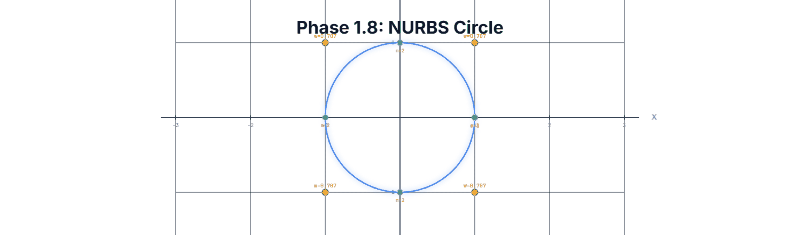
#> input picture figures/nurbs_basis_curves.gif, 800 x 235 px, found by its file name
$ python extract_frames.py
#> lines starting #> are read from the running program, lines starting #| are printed output that depends on the picture
import os
from PIL import Image, ImageSequence

gif_path = 'D:/Internship_report/figures/nurbs_basis_curves.gif'
out_dir = 'D:/Internship_report/thesis/chapters/6_digital_twin/images/frames'
os.makedirs(out_dir, exist_ok=True)

gif = Image.open(gif_path)
#> gif is the input picture: PIL image 800x235 P; mean R, G, B 250.4, 250.9, 251.4
saved_count = 0

for i, frame in enumerate(ImageSequence.Iterator(gif)):
    if i % 3 == 0:  # extract every 3rd frame
        frame_rgb = frame.convert('RGB')
        frame_rgb.save(os.path.join(out_dir, f"frame-{saved_count}.png"), "PNG")
        saved_count += 1
#> this loop made 71 passes
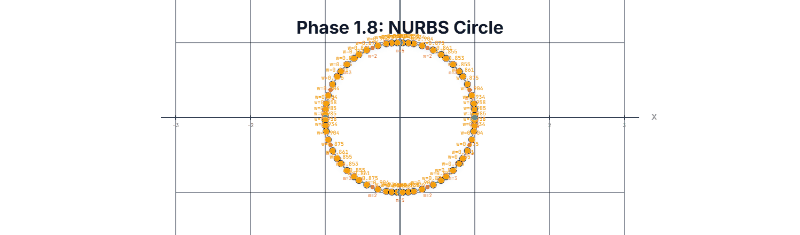
#> frame_rgb: PIL image 800x235 RGB; mean R, G, B 250.7, 249.4, 247.6
#> after the loop, saved_count = 24

print(f"Extracted {saved_count} frames to {out_dir}")
#| Extracted 24 frames to D:/Internship_report/thesis/chapters/6_digital_twin/images/frames
